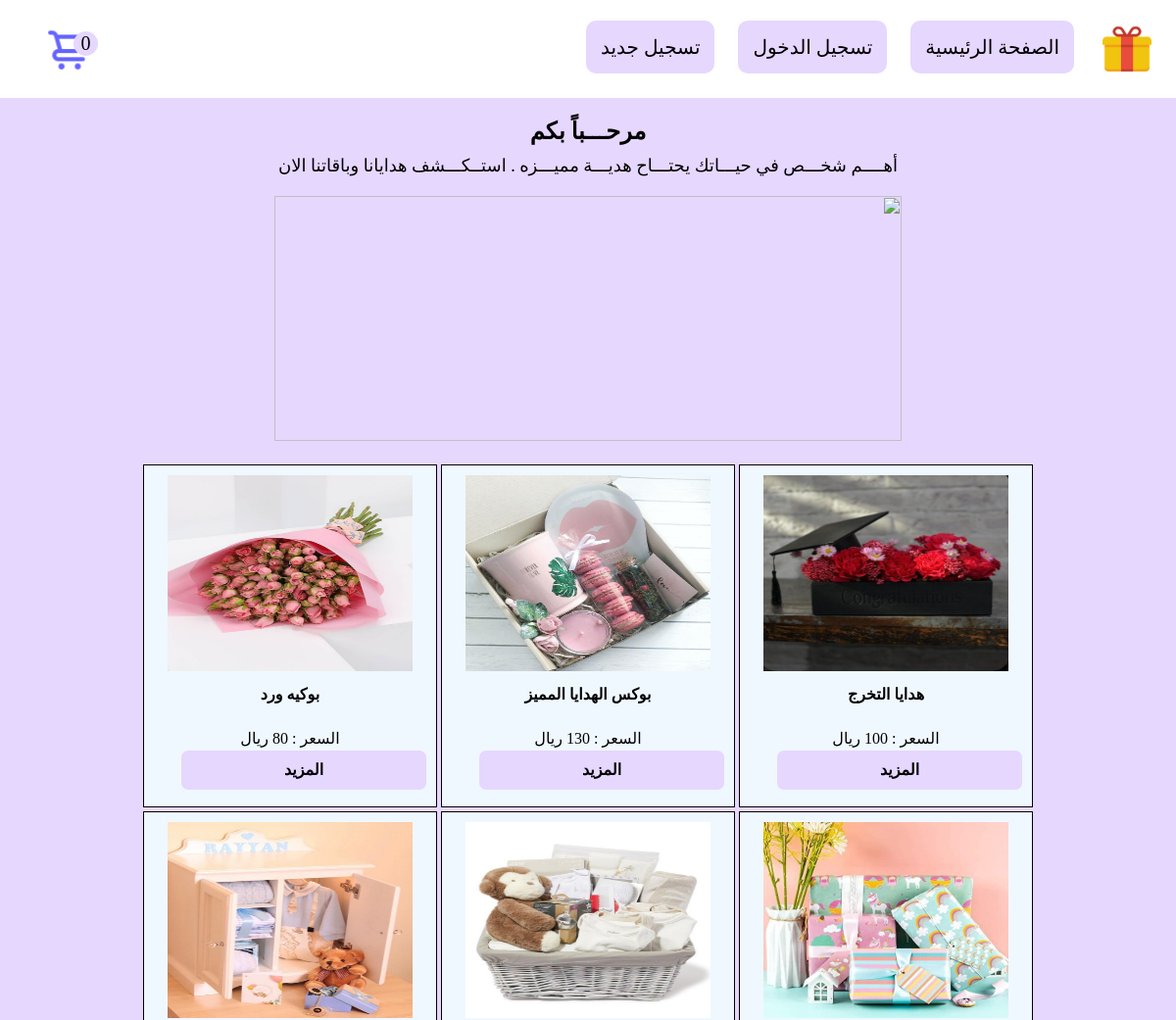
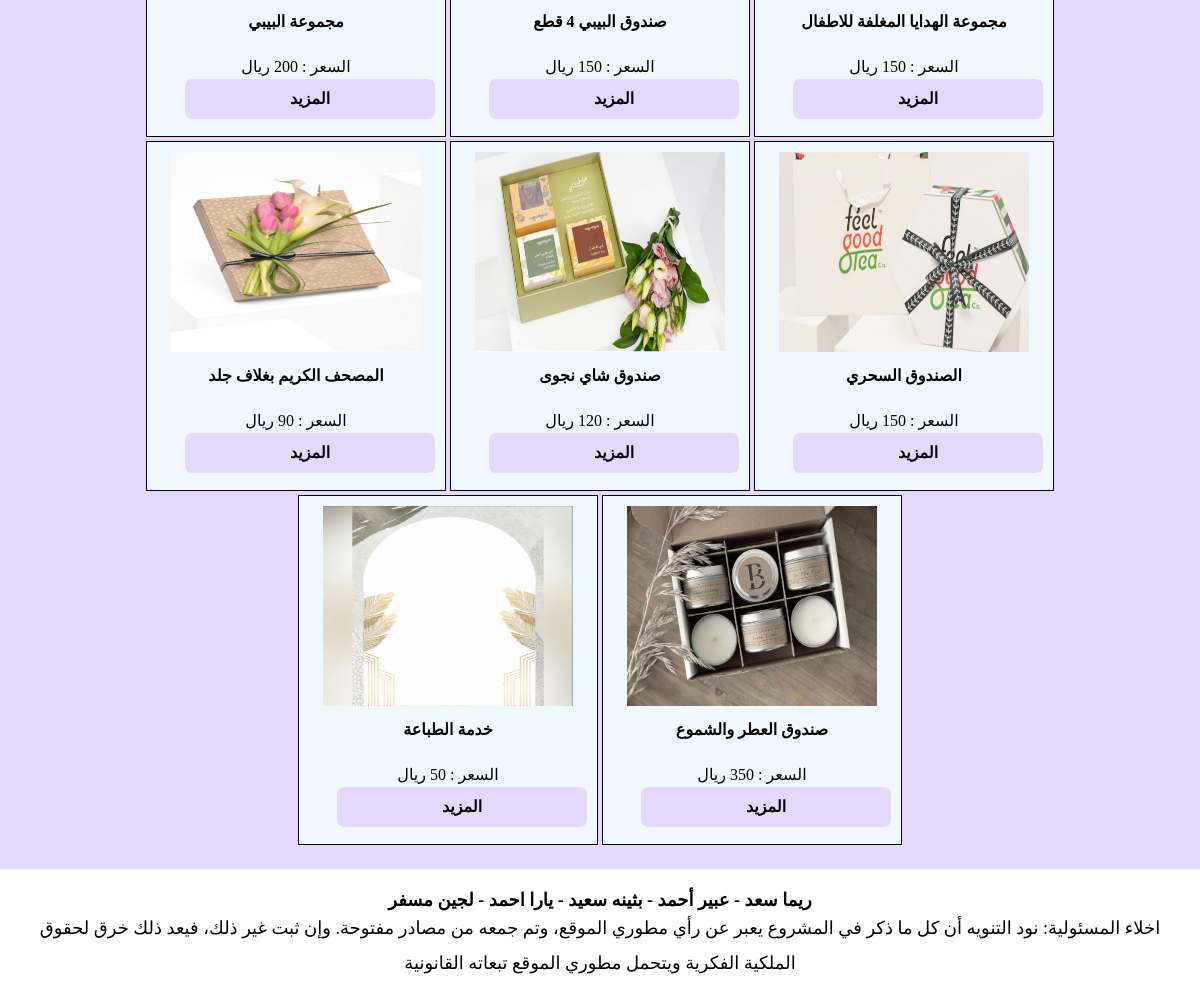
The page / on the database its author committed (2 pictures, top to bottom).
### tables this page shows
CREATE TABLE `products` (
  `id` int(11) NOT NULL,
  `name` varchar(200) NOT NULL,
  `description` text NOT NULL,
  `price` float NOT NULL,
  `image` varchar(200) NOT NULL
);

### includes/operations/product/displayall.php (called while the page is built)
<?php
    $sql = $connect->prepare("select * from products");
    $sql->execute();
?>

### index.php (the view, shortened to what this page needs)
<?php
    include "includes/database.php";
    include "includes/operations/product/displayall.php";
    include "includes/operations/cart/count.php";
?>
<!DOCTYPE html>
<html>
<head>
    <link rel="stylesheet" href="styles/style.css">
</head>
<body>
    <?php include "includes/header.php";?>
    <div class="content">
    <section class="content-header">
        <h1>مرحـــباً بكم </h1>
        <p>أهــــم شخـــص في حيـــاتك يحتـــاح هديـــة مميـــزه . استــكـــشف هدايانا وباقاتنا الان</p>
        <div id="image-slider">
            <img src="images/1.jpg" id="image" alt="">
        </div>
    </section>
    <section class="content-body">
        <?php if($sql->rowCount() > 0 ): ?>
            <?php while($row = $sql->fetchObject()):?>
                <div class="product-box">
                    <img src="uploads/<?php echo $row->image?>" alt="">
                    <h4><?php echo $row->name?></h4>
                    <span>السعر : <?php echo $row->price?> ريال</span>
                    <a href="show.php?id=<?php echo $row->id?>"><h4>المزيد</h4></a>
                </div>
            <?php endwhile;?>
        <?php else:?>
            <p class="error">لا توجد منتجات  حالياً ترقب كل ما  هو  جديد</p>
        <?php endif;?>
    </section>
    </div>
    <?php include "includes/footer.php"?>
</html>

### includes/header.php
<header>
    <ul>
        <li><a href="index.php"><img src="images/logo.png" alt=""></a></li>
        <li><a href="index.php">الصفحة الرئيسية</a></li>
        <?php if(!isset($_SESSION['id'])):?>
            <li><a href="login.php">تسجيل الدخول</a></li>
            <li><a href="register_user.php">تسجيل جديد</a></li>
        <?php else: ?>
            <li><a href="logout.php">تسجيل الخروج</a></li>
        <?php endif;?>
        <li id="left"><a href="customer_cart.php"><img src="images/bocket.png" alt="سلة المشتريات" title="سلة المشتريات"><span><?php echo (isset($count_of_products))?$count_of_products[0]:'0' ?></span></a></li>
    </ul>
</header>

### includes/footer.php
<footer>
    <h4> ريما سعد - عبير أحمد  - بثينه سعيد  - يارا احمد - لجين مسفر</h4>
    <p>اخلاء المسئولية: نود التنويه أن كل ما ذكر في المشروع يعبر عن رأي مطوري الموقع، وتم جمعه من مصادر مفتوحة. وإن ثبت غير ذلك، فيعد ذلك خرق لحقوق الملكية الفكرية ويتحمل مطوري الموقع تبعاته القانونية</p>
</footer>

### styles/style.css (style rules this page uses)
* { direction: rtl; margin: 0; padding: 0; box-sizing: border-box; }
header { height: 100px; padding: 20px; }
header ul { list-style: none; }
header ul li { display: inline-block; margin-left: 20px; }
header ul li a { display: block; text-decoration: none; color:black; font-size: 20px; padding: 5px; border-radius: 7px; position: relative; }
header ul li a span { position: absolute; top: 20%; right: 0; text-align: center; background-color: #E6D7FF; border-radius: 50%; height: 25px; width: 25px; line-height: 25px; }
header ul li:not(:first-child,:last-child) { background-color: #E6D7FF; border-radius: 10px; padding: 10px; }
header ul li a img { height: 50px; width: 50px; vertical-align: middle; }
#left { float: left; }
.content { min-height: 700px; background-color: #E6D7FF; width: 100%; padding: 20px; }
.content-header,.content-body { text-align: center; }
.content-header p { font-size: 18px; }
.content-body { width: 100%; margin-top: 20px; }
.product-box { width: 300px; height: 350px; display: inline-block; overflow: hidden; border: 1px solid black; text-align: center; background-color: aliceblue; padding: 10px; position: relative; }
.product-box img { width: 250px; height: 200px; }
.product-box a { display: block; color: black; text-decoration: none; height: 40px; width: 250px; background-color: #E6D7FF; border-radius: 7px; position: absolute; bottom: 5%; }
.product-box h4 { margin-top: 10px; height: 35px; overflow: hidden; }
.product-box span { display: block; margin-top: 10px; margin-bottom: 10px; }
.content-header h1 { margin-bottom: 10px; }
.content-header img { width: 80%; height: 250px; max-width: 800px; margin-top: 20px; }
footer { width: 100%; padding: 20px; text-align: center; font-size: 18px; }
footer p { margin-bottom: 10px; line-height: 35px; margin: 0 auto; }

### rows shown on the page
products: image (picture), name "هدايا التخرج"
products: image (picture), name "بوكس الهدايا المميز"
products: image (picture), name "بوكيه ورد", price "80"
products: image (picture), name "مجموعة الهدايا المغلفة للاطفال"
products: image (picture), name "صندوق البيبي 4 قطع"
products: image (picture), name "مجموعة البيبي", price "200"
products: image (picture), name "الصندوق السحري"
products: image (picture), name "صندوق شاي نجوى"
products: image (picture), name "المصحف الكريم بغلاف جلد", price "90"
products: image (picture), name "صندوق العطر والشموع", price "350"
products: image (picture), name "خدمة الطباعة"
